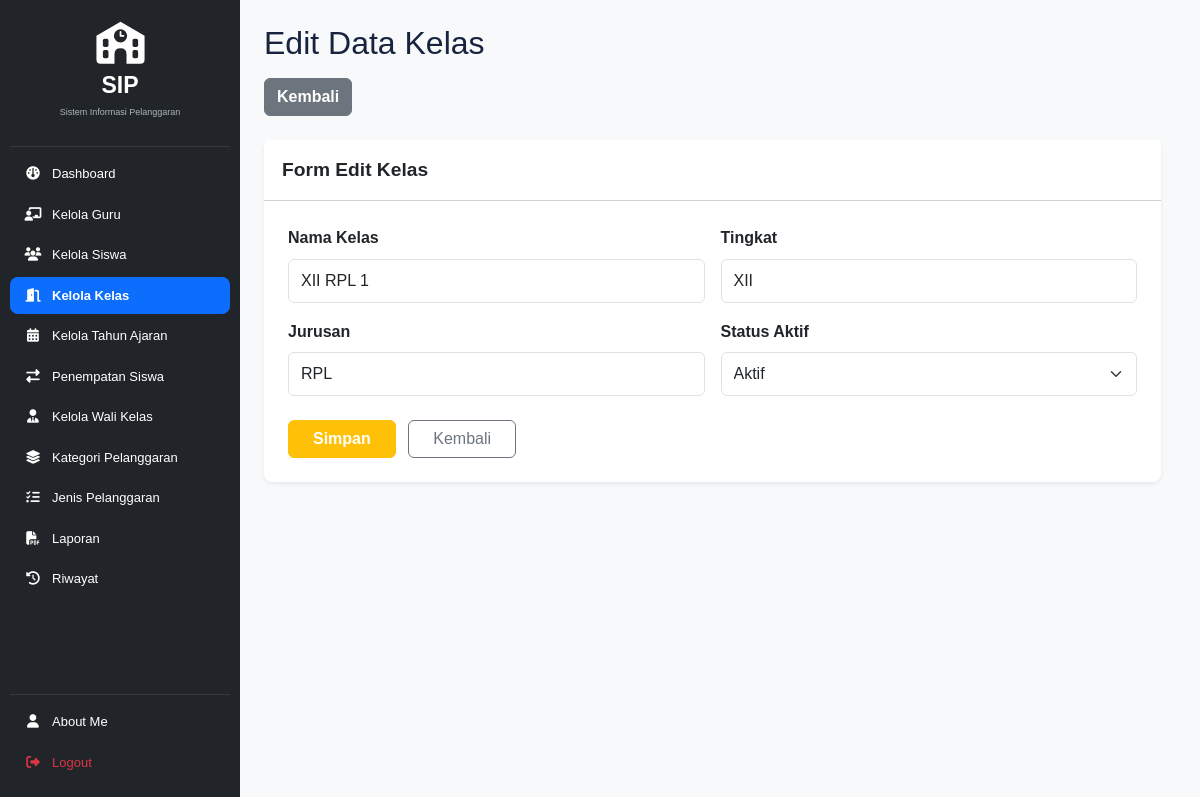
Page /edit_kelas.php?id=104 (signed in) on the earlier database version.
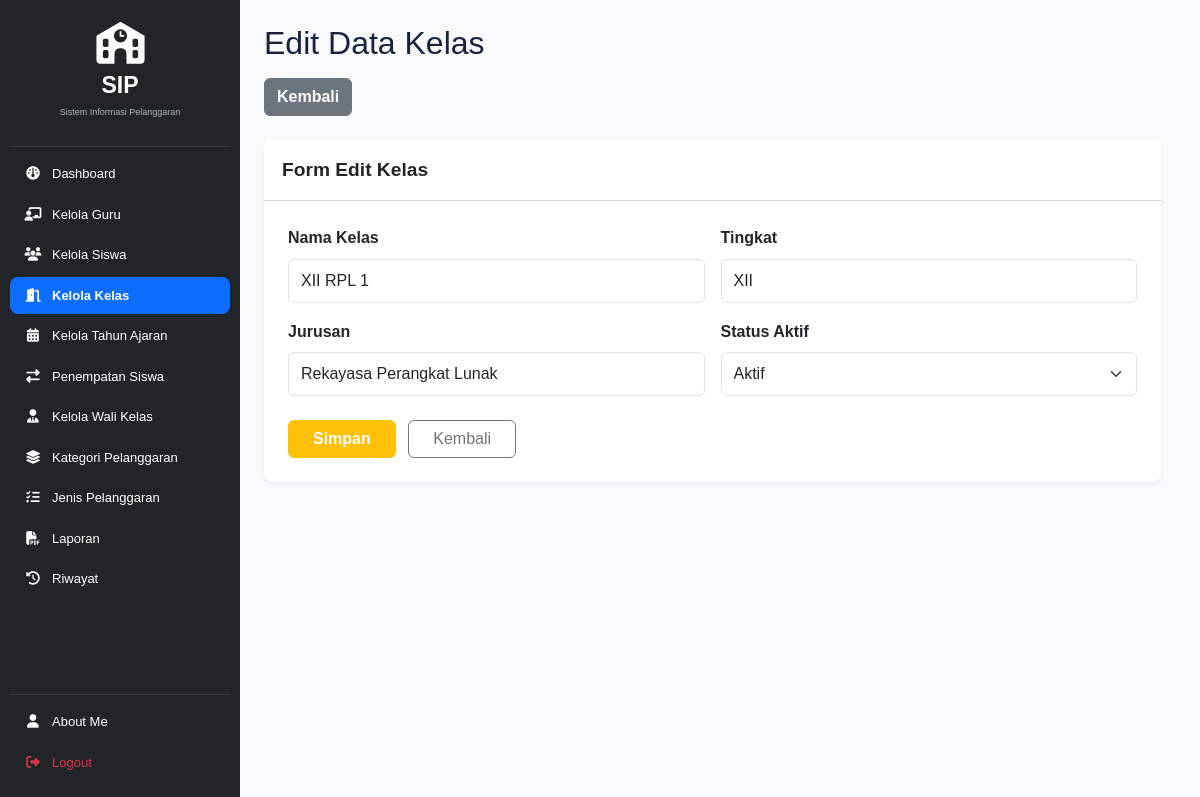
Same page on the later database version.
### tables this page shows
CREATE TABLE `t_kelas` (
  `id` int(11) NOT NULL,
  `nama` varchar(100) DEFAULT NULL,
  `tingkat` varchar(20) NOT NULL,
  `jurusan` varchar(100) NOT NULL,
  `status_aktif` tinyint(1) NOT NULL,
  `created_at` timestamp NOT NULL DEFAULT current_timestamp(),
  `updated_at` timestamp NOT NULL DEFAULT current_timestamp()
);

### edit_kelas.php (the view, shortened to what this page needs)
<?php
include 'config/koneksi.php';
$id = (int) ($_GET['id'] ?? 0);
$stmt = mysqli_prepare(
    $koneksi,
    "SELECT * FROM t_kelas WHERE id = ?"
);
mysqli_stmt_bind_param($stmt, "i", $id);
mysqli_stmt_execute($stmt);
$hasil = mysqli_stmt_get_result($stmt);
$data = mysqli_fetch_assoc($hasil);
?>
<!DOCTYPE html>
<html lang="id">
<head>
    <link href="https://cdn.jsdelivr.net/npm/bootstrap@5.3.3/dist/css/bootstrap.min.css" rel="stylesheet">
    <link rel="stylesheet" href="https://cdnjs.cloudflare.com/ajax/libs/font-awesome/6.4.0/css/all.min.css">
    <link rel="stylesheet" href="layout/style.css">
</head>
<body class="bg-light">
<div class="container-fluid">
    <div class="row">
        <?php include 'layout/sidebar.php'; ?>
        <main class="col-md-9 ms-sm-auto col-lg-10 p-4">
            <div class="d-flex justify-content-between align-items-center mb-3">
                <h1 class="h2 m-0">Edit Data Kelas</h1>
            </div>
            <div class="mb-4">
                <a href="kelola_kelas.php" class="btn btn-secondary fw-semibold">
                    Kembali
                </a>
            </div>
            <div class="card shadow-sm border-0 rounded-3 mb-5">
                <div class="card-header bg-white py-3">
                    <h5 class="card-title m-0 fw-bold">Form Edit Kelas</h5>
                </div>
                <div class="card-body p-4">
                    <form action="proses_edit_kelas.php" method="POST">
                        <div class="row g-3">
                            <div class="col-md-6">
                                <label class="form-label fw-semibold">Nama Kelas</label>
                                <input type="text"
                                       name="nama"
                                       class="form-control"
                                       value="<?= htmlspecialchars($data['nama']); ?>"
                                       placeholder="Contoh: X RPL 1"
                                       required>
                            </div>
                            <div class="col-md-6">
                                <label class="form-label fw-semibold">Tingkat</label>
                                <input type="text"
                                       name="tingkat"
                                       class="form-control"
                                       value="<?= htmlspecialchars($data['tingkat']); ?>"
                                       placeholder="Contoh: X, XI, XII"
                                       required>
                            </div>
                            <div class="col-md-6">
                                <label class="form-label fw-semibold">Jurusan</label>
                                <input type="text"
                                       name="jurusan"
                                       class="form-control"
                                       value="<?= htmlspecialchars($data['jurusan']); ?>"
                                       placeholder="Contoh: Rekayasa Perangkat Lunak"
                                       required>
                            </div>
                            <div class="col-md-6">
                                <label class="form-label fw-semibold">Status Aktif</label>
                                <select name="status_aktif" class="form-select" required>
                                    <option value="1" <?= ($data['status_aktif'] == 1) ? 'selected' : ''; ?>>
                                        Aktif
                                    </option>
                                </select>
                            </div>
                            <div class="col-12 mt-4">
                                <button type="submit" class="btn btn-warning px-4 fw-semibold text-white">
                                    Simpan
                                </button>
                                <a href="kelola_kelas.php" class="btn btn-outline-secondary px-4 ms-2">
                                    Kembali
                                </a>
                            </div>
                        </div>
                    </form>
                </div>
            </div>
        </main>
    </div>
</div>
</body>
</html>

Differences in the rows shown:
changed t_kelas "XII RPL 1": jurusan "RPL" → "Rekayasa Perangkat Lunak"
